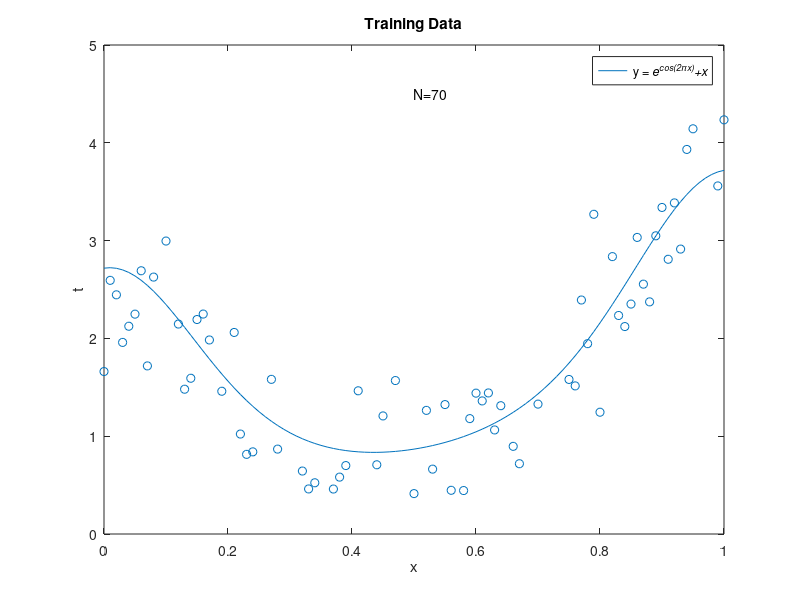

Write the MATLAB code that produced this figure. (Note: this script raises an error after producing the figure.)
x = 0:0.01:1;
N = size(x,2);
t = exp(cos(2*3.14*x))+x;
r = normrnd(0,0.5,1,N);
t = t + r;
%N
rand_perm = randperm(N);
%rand_perm
train_ind = sort(rand_perm(1:70));
val_ind = sort(rand_perm(71:80));
test_ind = sort(rand_perm(81:end));

x_train = x(train_ind);
t_train = t(train_ind);
x_val = x(val_ind);
t_val = t(val_ind);
x_test = x(test_ind);
t_test = t(test_ind);
n = size(x_train,2);

figure;
plot(x,exp(cos(2*3.14*x))+x);
hold on;
scatter(x_train,t_train);
title('Training Data');
legend('y = \ite^{cos(2\pix)}+x');
text(0.5,0.9,'N=70','Units','normalized');
xlabel('x');
ylabel('t');
hold off;

%x_train

%x - input values, t- output values, Need to fit parameters by least
%sqaured error method.
M = [0,1,3,6,9,10,20,68];
etrain = zeros(1,size(M,2));
etest = zeros(1,size(M,2));
eval = zeros(1, size(M,2));

for index = 1:size(M,2)
    m = M(index);
    [erms_train, erms_val, erms_test] = fitPolynomial(x_train, t_train, x_val, t_val, x_test, t_test, m, 0);
    etrain(index) = erms_train;
    etest(index) = erms_test;
    eval(index) = erms_val;   
end   
figure;
plot(M,etrain); hold on;
xlabel('M');
plot(M, etest); 
legend({'Train Error','Test Error'},'Location','northeast');
hold off;

disp('ERMS for various values of M, without Regularization');
T = array2table([M; etrain; eval; etest],'RowNames',{'M','E_RMS_Train', 'E_RMS_Val','E_RMS_Test'})
% ax4 = subplot(2,2,4);
% p = polyfit(x_train,t_train,m);
% t2 = polyval(p,x_train);
% plot(x_train,t2,'color','b');hold on;
% plot(x,t,'color','r');
% title('With standard function');

%Adding regularization for M=20,68
[erms_train20, erms_val20, erms_test20] = fitPolynomial(x_train, t_train, x_val, t_val, x_test, t_test, 20, 0.5);
[erms_train68, erms_val68, erms_test68] = fitPolynomial(x_train, t_train, x_val, t_val, x_test, t_test, 68, 0.5);
disp('ERMS for various values of M, with Regularization');

T = array2table([[20, 68]; [erms_train20, erms_train68]; [erms_test20, erms_test68]],'RowNames',{'M','E_RMS_Train','E_RMS_Test'})

%For different size, N1 = 30
N1 = 30;
rand_perm = randperm(N1);
train_ind = sort(rand_perm(1:N1));
x_train_n1 = x(train_ind);
t_train_n1 = t(train_ind);
[erms_train_n1, erms_val_n1, erms_test_n1] = fitPolynomial(x_train_n1, t_train_n1, x_val, t_val, x_test, t_test, 20, 0);

N2 = 10;
rand_perm = randperm(N2);
train_ind = sort(rand_perm(1:N2));
x_train_n2 = x(train_ind);
t_train_n2 = t(train_ind);
[erms_train_n2, erms_val_n2, erms_test_n2] = fitPolynomial(x_train_n2, t_train_n2, x_val, t_val, x_test, t_test, 9, 0);



function e_rms = calcerror(x,y,t,n)
 e_rms = (sum((t-y).^2)/n).^0.5;
end

function [erms_train,erms_val,erms_test] = fitPolynomial(x_train, t_train, x_val, t_val, x_test, t_test, m, lambda)
 A = zeros(m+1,m+1);
 b = zeros(1,m+1);
 n = size(x_train,2);
 phi = zeros(m+1,n);
 for i = 1:m+1
     for j = 1:m+1
      A(i,j) = sum(x_train.^(i+j-2));
     end
 end
 %adding regularization term
 if lambda ~= 0
  for i = 1:m+1
      A(i,i) = A(i,i) + lambda;
  end
 end
 for j = 1:m+1
     b(j) = sum(t_train.*(x_train.^(j-1)));
 end
 %A
 b = b';
 %b
 w = linsolve(A,b);
 for i=1:m+1
     phi(i,:) = x_train.^(i-1);
 end 
 y_train = w'*phi;
 figure;
 plot(x_train,y_train,'color','b'); hold on;
 scatter(x_train,t_train);
 title(['Polynomial Fitting curve with {\lambda}=' num2str(lambda) ' for N=' num2str(n) '']);
 text(0.5,0.9,['M =' num2str(m) ''],'Units','normalized','FontWeight','bold');
 xlabel('x');
 ylabel('t');
 
 
 %For Validation data set
n_val = size(x_val,2);
phi_val = zeros(m+1, n_val);
for i=1:m+1
    phi_val(i,:) = x_val.^(i-1);
end  
y_val = w'*phi_val;

%For Test data set
n_test = size(x_test,2);
phi_test = zeros(m+1, n_test);
for i=1:m+1
    phi_test(i,:) = x_test.^(i-1);
end  
y_test = w'*phi_test;

disp(['RMS Error for training set for m=' num2str(m) '']);
erms_train = calcerror(x_train, y_train, t_train,n);
%e_train_stdfunc = calcerror(x_train, t2, t_train, n);
erms_test = calcerror(x_test, y_test, t_test, n_test);
erms_val = calcerror(x_val, y_val, t_val, n_val);

%erms_train
%erms_val
%erms_test
 
end
